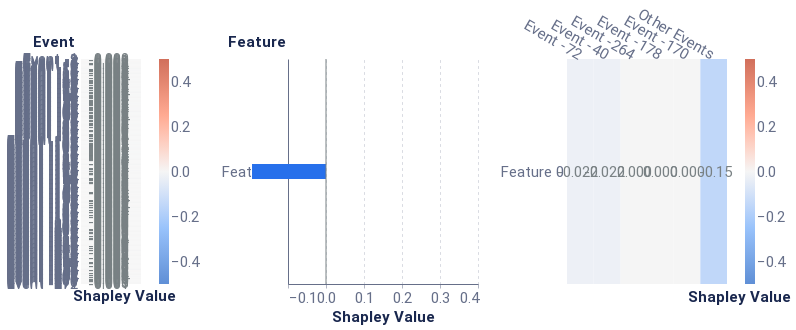

Source (notebook cell):
### Markdown cell above
#### Local report

### Code cell
from timeshap.explainer import local_report

#pruning_dict = {'tol': 0.025}
pruning_dict = None
event_dict = {'rs': 42, 'nsamples': 32000}
feature_dict = {'rs': 42, 'nsamples': 32000, 'feature_names': None, 'plot_features': None}
cell_dict = {'rs': 42, 'nsamples': 32000, 'top_x_feats': 1, 'top_x_events': 5}
local_report(f, random_sequence, pruning_dict, event_dict, feature_dict, cell_dict=cell_dict, baseline=average_event)

### Figure 1 — Vega-Lite specification as saved in the notebook (floating-point values rounded to 4 significant figures; data arrays with more than 128 entries replaced by an {"elided": "..."} marker saying what was removed)
{"config": {"axis": {"domain": true, "domainColor": "#666F89", "grid": false, "gridCap": "round", "gridColor": "#B3B7C4", "gridDash": [2, 4], "gridWidth": 0.5, "labelColor": "#666F89", "labelFont": "Roboto, Arial, sans-serif", "labelPadding": 2, "tickColor": "#666F89", "tickOpacity": 0.5, "tickSize": 4, "titleColor": "#19274E", "titleFont": "Roboto, Arial, sans-serif", "titleFontSize": 12}, "axisBand": {"domain": true, "labelPadding": 4, "ticks": false}, "axisY": {"domain": false, "titleAlign": "left", "titleAngle": 0, "titleX": -20, "titleY": -10}, "legend": {"labelColor": "#666F89", "labelFont": "Roboto, Arial, sans-serif", "labelFontSize": 12, "symbolSize": 40, "titleColor": "#19274E", "titleFont": "Roboto, Arial, sans-serif", "titleFontSize": 12, "titlePadding": 4}, "arc": {"stroke": "#FFFFFF", "strokeWidth": 1}, "bar": {"fill": "#2770EB", "stroke": null}, "line": {"stroke": "#2770EB", "strokeWidth": 2}, "path": {"stroke": "#2770EB", "strokeWidth": 0.5}, "point": {"fill": "#2770EB", "shape": "circle", "filled": true}, "rect": {"fill": "#2770EB"}, "rule": {"stroke": "#666F89"}, "shape": {"stroke": "#2770EB"}, "text": {"color": "#19274E", "font": "Roboto, Arial, sans-serif", "fontSize": 12}, "range": {"category": ["#2770EB", "#77B98A", "#DA5252", "#FFC400", "#A87AEA", "#00A39E", "#19274E"], "diverging": ["#006360", "#2BB3AE", "#96D9D7", "#FFFFFF", "#EDAAAA", "#DA5252", "#811D1D"], "heatmap": ["#18448F", "#1B4EA5", "#2770EB", "#4C88EE", "#82ACF3", "#A6C4F7", "#E9F1FD"], "ramp": ["#18448F", "#1B4EA5", "#2770EB", "#4C88EE", "#82ACF3", "#A6C4F7", "#E9F1FD"]}, "background": "#FFFFFF", "group": {"fill": "#FFFFFF"}, "header": {"labelColor": "#19274E", "labelFont": "Roboto, Arial, sans-serif", "labelFontSize": 12, "titleColor": "#19274E", "titleFont": "Roboto, Arial, sans-serif", "titleFontSize": 16}, "title": {"anchor": "start", "color": "#19274E", "font": "Roboto, Arial, sans-serif", "fontSize": 20, "fontWeight": "bold", "offset": 20, "subtitleColor": "#19274E", "subtitleFontSize": 16}, "view": {"continuousHeight": 300, "continuousWidth": 400, "stroke": "transparent"}}, "hconcat": [{"layer": [{"mark": "rect", "encoding": {"color": {"field": "rounded", "legend": {"gradientLength": 225, "gradientThickness": 10, "labelFontSize": 15, "orient": "right"}, "scale": {"domain": [-0.5, 0.5], "range": ["#5f8fd6", "#99c3fb", "#f5f5f5", "#ffaa92", "#d16f5b"]}, "title": null, "type": "quantitative"}, "x": {"axis": {"title": "Shapley Value", "titleFontSize": 15}, "field": "column", "type": "ordinal"}, "y": {"axis": {"domain": false, "labelFontSize": 15, "title": "Event", "titleFontSize": 15, "titleX": -49}, "field": "Feature", "sort": {"elided": "272 str values"}, "type": "ordinal"}}}, {"mark": {"type": "text", "align": "right", "baseline": "middle", "color": "#798184", "dx": 18, "fontSize": 15}, "encoding": {"text": {"field": "rounded_str", "type": "nominal"}, "x": {"axis": {"domain": false, "labels": false, "title": "Shapley Value", "titleX": 43}, "field": "column", "type": "ordinal"}, "y": {"axis": {"domain": false, "labelFontSize": 15, "title": "Event", "titleFontSize": 15, "titleX": -49}, "field": "Feature", "sort": {"elided": "272 str values"}, "type": "ordinal"}}}], "data": {"name": "data-25660f10b0228c0cc8a1ba9f2a69dd28"}, "height": 225, "width": 60}, {"layer": [{"data": {"name": "data-d3e0461f2078ac118c2bf6aaf2017152"}, "mark": {"type": "bar", "size": 15, "thickness": 1}, "encoding": {"x": {"axis": {"grid": true, "labelFontSize": 15, "title": "Shapley Value", "titleFontSize": 15}, "field": "Shapley Value", "scale": {"domain": [-0.1, 0.4]}, "type": "quantitative"}, "y": {"axis": {"labelFontSize": 15, "title": "Feature", "titleFontSize": 15, "titleX": -61}, "field": "Feature", "sort": {"field": "sort_col", "order": "descending"}, "type": "nominal"}}}, {"data": {"name": "data-9c00aa9dc2b1c1a0b4bf9b34ead12925"}, "mark": {"type": "rule", "color": "#798184"}, "encoding": {"x": {"field": "x", "type": "quantitative"}}}], "height": 225, "width": 190}, {"layer": [{"mark": "rect", "encoding": {"color": {"field": "rounded", "legend": {"gradientLength": 225, "gradientThickness": 10, "labelFontSize": 15, "orient": "right"}, "scale": {"domain": [-0.5, 0.5], "range": ["#5f8fd6", "#99c3fb", "#f5f5f5", "#ffaa92", "#d16f5b"]}, "title": null, "type": "quantitative"}, "x": {"axis": {"titleFontSize": 15}, "field": "Event", "sort": ["Event -72", "Event -40", "Event -264", "Event -178", "Event -170"], "type": "nominal"}, "y": {"axis": {"domain": false, "labelFontSize": 15, "title": null}, "field": "Feature", "sort": [], "type": "nominal"}}}, {"mark": {"type": "text", "align": "right", "baseline": "middle", "color": "#798184", "dx": 18, "fontSize": 15}, "encoding": {"text": {"field": "rounded_str", "type": "nominal"}, "x": {"axis": {"domain": false, "labelAngle": 30, "labelFontSize": 15, "orient": "top", "title": "Shapley Value", "titleX": 172, "titleY": 245}, "field": "Event", "sort": ["Event -72", "Event -40", "Event -264", "Event -178", "Event -170"], "type": "nominal"}, "y": {"axis": {"domain": false, "labelFontSize": 15, "title": null}, "field": "Feature", "sort": [], "type": "nominal"}}}], "data": {"name": "data-b64c6afe60c43a08e2d8b49d175b704d"}, "height": 225, "width": 160}], "resolve": {"scale": {"color": "independent"}}, "$schema": "https://vega.github.io/schema/vega-lite/v4.17.0.json", "datasets": {"data-25660f10b0228c0cc8a1ba9f2a69dd28": {"elided": "272 records"}, "data-d3e0461f2078ac118c2bf6aaf2017152": [{"Random seed": 42, "NSamples": 32000, "Feature": "Feature 0", "Shapley Value": -0.1947, "sort_col": 0.1947}], "data-9c00aa9dc2b1c1a0b4bf9b34ead12925": [{"x": 0}], "data-b64c6afe60c43a08e2d8b49d175b704d": [{"Event": "Event -178", "Feature": "Feature 0", "Shapley Value": 6.06e-05, "rounded": 0.0, "rounded_str": "0.000"}, {"Event": "Event -264", "Feature": "Feature 0", "Shapley Value": -9.934e-10, "rounded": -0.0, "rounded_str": "0.000"}, {"Event": "Event -170", "Feature": "Feature 0", "Shapley Value": -0.0003167, "rounded": -0.0, "rounded_str": "0.000"}, {"Event": "Event -40", "Feature": "Feature 0", "Shapley Value": -0.02232, "rounded": -0.022, "rounded_str": "-0.022"}, {"Event": "Event -72", "Feature": "Feature 0", "Shapley Value": -0.02232, "rounded": -0.022, "rounded_str": "-0.022"}, {"Event": "Other Events", "Feature": "Feature 0", "Shapley Value": -0.1498, "rounded": -0.15, "rounded_str": "-0.15"}]}}
